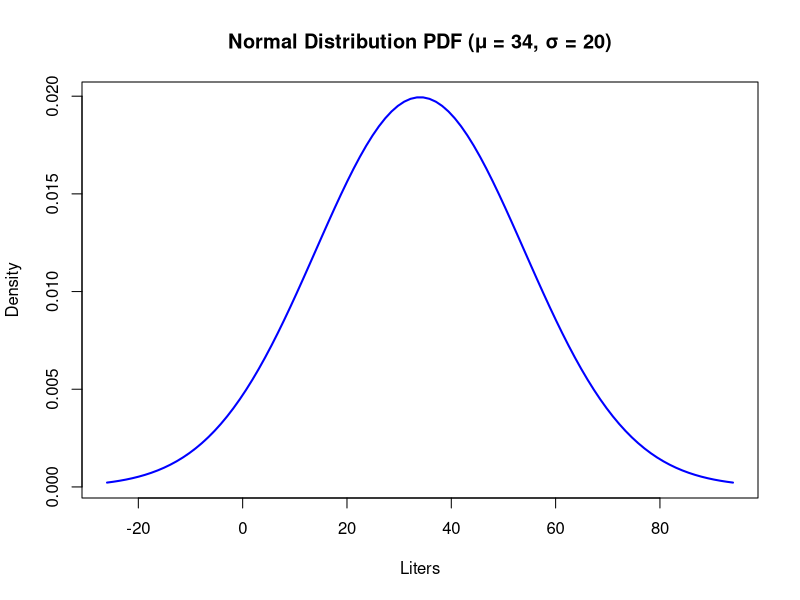
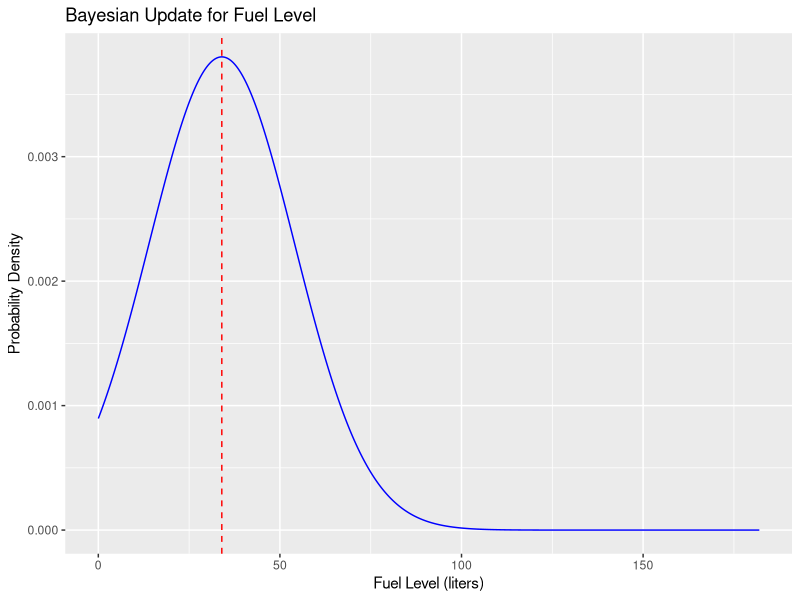
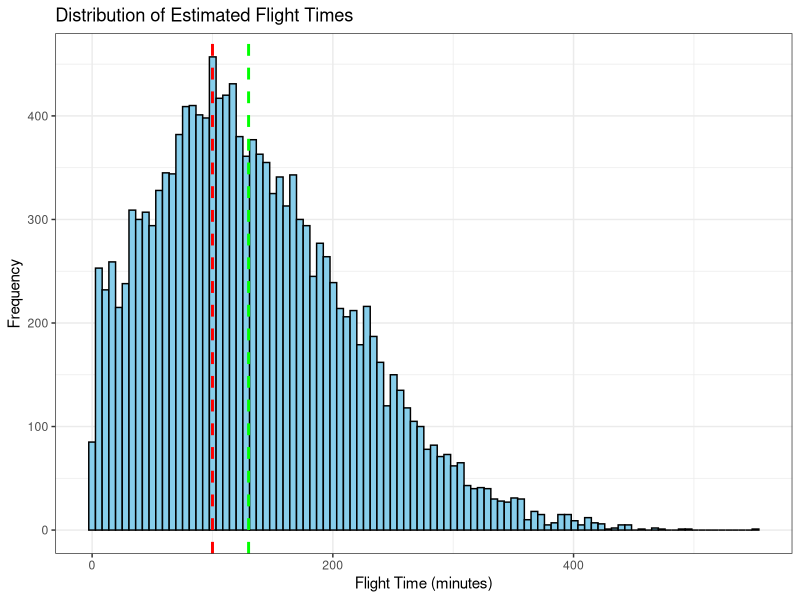

Source code (R) for these figures, in order:
#PSet 3
library(ggplot2)
library(dplyr)
library(tibble)


#Question 2 
#pdf with sensor reading of 34 liters and sensor sd of 20 liters
s_mu = 34
s_sigma = 20

xvals <- seq(s_mu - 3*s_sigma, s_mu + 3*s_sigma, length.out = 100)

pdf_vals <- dnorm(xvals, mean = s_mu, sd = s_sigma)

#Plotting
plot(xvals, pdf_vals, type = "l", col = "blue", lwd = 2,
     xlab = "Liters", ylab = "Density",
     main = "Normal Distribution PDF (μ = 34, σ = 20)")

#prob of neg fuel
pneg <- pnorm(0, mean = s_mu, sd = s_sigma)
cat("probability of negative fuel",pneg)


#Q2.4 - Grid-based Bayesian 
#Using a uniform prior U(0,180)

tfuel = 182
userate = 18
use_sd = 2

#defining grid
fuel = seq(0,tfuel,length.out=1000)

prior = rep(1 / length(fuel), length(fuel)) #uniform prior

likely <- dnorm(fuel, mean = s_mu, sd = s_sigma) #likelihood

#posterior
post <- likely * prior
post <- post / sum(post)

#Plotting
ggplot(data.frame(fuel, post), aes(x = fuel, y = post)) +
  geom_line(color = "blue") +
  geom_vline(xintercept = s_mu, color = "red", linetype = "dashed") +
  labs(title = "Bayesian Update for Fuel Level", x = "Fuel Level (liters)", y = "Probability Density")

#neg prob
pneg_bayes <- sum(post[fuel < 0])  
cat("Probability of negative fuel :", pneg_bayes, "\n")



#2.5 Bayes Monte Carlo

set.seed(42)
sim = 15000
fuel_samples = runif(sim, 0, tfuel)
sensor_noise = rnorm(sim, mean = 0, sd = s_sigma)
measured_fuel = fuel_samples + sensor_noise

#Likelihood
likely_mc <- dnorm(measured_fuel, mean = s_mu, sd = s_sigma)
weights_mc <- likely_mc / sum(likely_mc)

post_mc <- sample(fuel_samples, size = sim, replace = TRUE, prob = weights_mc)


#2.7 Estimated Flight Time

# Sampling consumption rates 
use_samples <- rnorm(sim, mean = userate, sd = use_sd)
use_samples[use_samples < 0] <- 0 

# Calculating flight times in minutes
flight_times <- (post_mc / use_samples) * 60

# probability of making it with at least 30 minutes reserve
req_time <- 100 + 30
prob_success <- mean(flight_times >= req_time)

# probability you run out of fuel
prob_failure <- mean(flight_times < 100)

#Plotting of estimated flight time
ggplot(data.frame(flight_times), aes(x = flight_times)) +
  geom_histogram(bins = 100, fill = "skyblue", color = "black") +
  geom_vline(xintercept = 100, color = "red", linetype = "dashed", size = 1) +  # Target time
  geom_vline(xintercept = req_time, color = "green", linetype = "dashed", size = 1) +  # Target + reserve
  labs(title = "Distribution of Estimated Flight Times", x = "Flight Time (minutes)", y = "Frequency") +
  theme_bw()

cat("Probability of success with 30 minutes reserve :", prob_success, "\n")
cat("Probability of failure :", prob_failure, "\n")
























